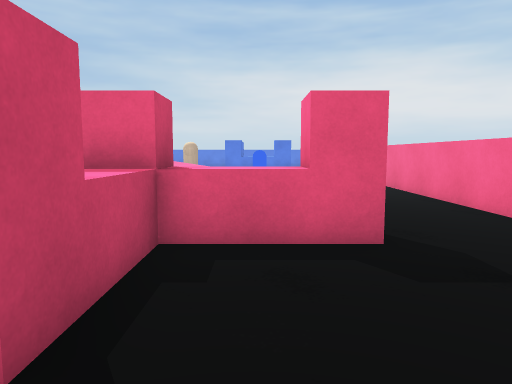
view 1 (above)

20 first-person views from a walk through a scene from a Unity 3-D project. The camera is 1.2 m above the floor, tilts 6° down and sees 70° across. The floor is counted in squares, 1 m on a side. Each view is taken from the middle of a square. On the plan, view 1 faces up. The plan holds only what a view shows up to about 15 squares ahead; the rest is blank. The player is left out.

view 2
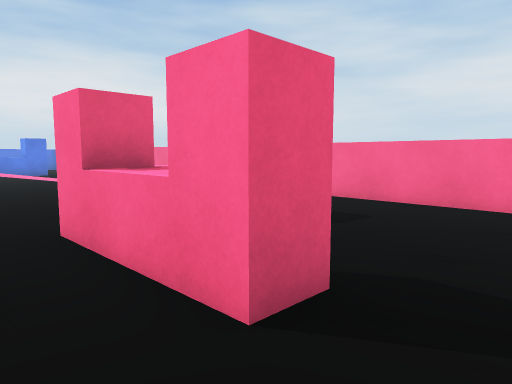

view 3
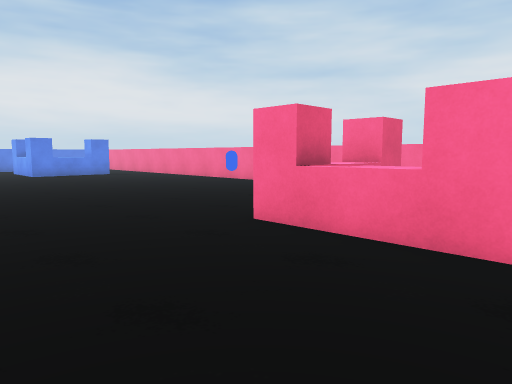

view 4
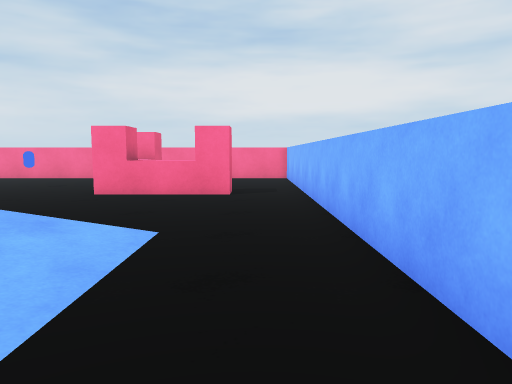

view 5
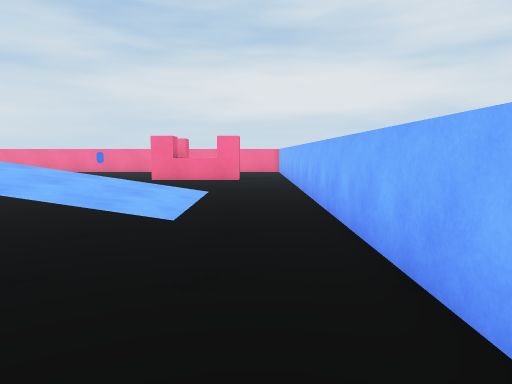

view 6
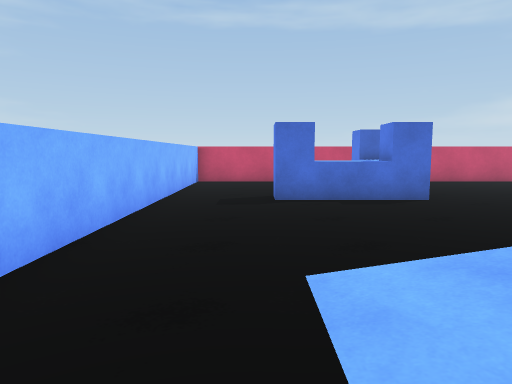

view 7
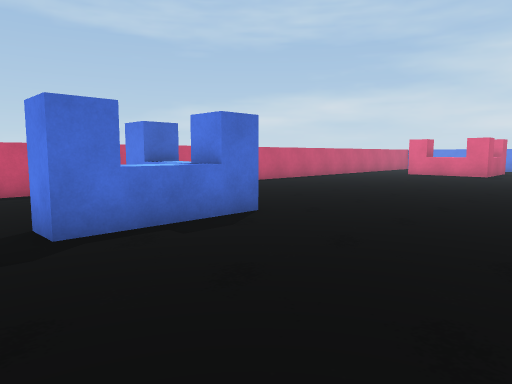

view 8
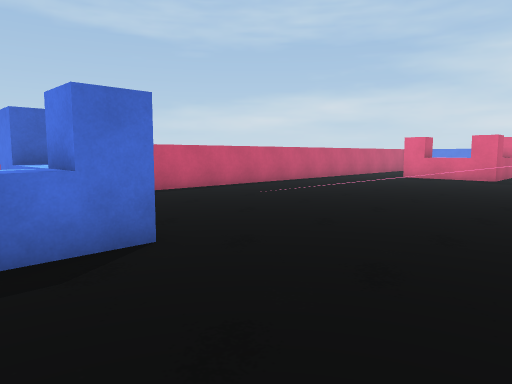

view 9
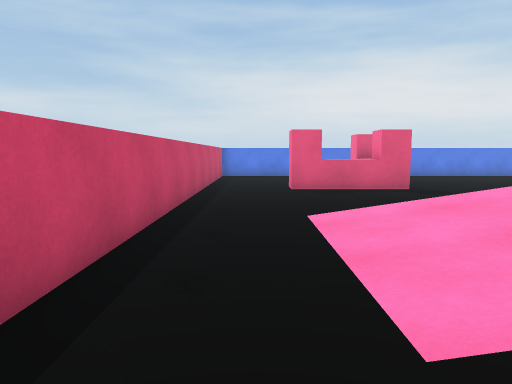

view 10
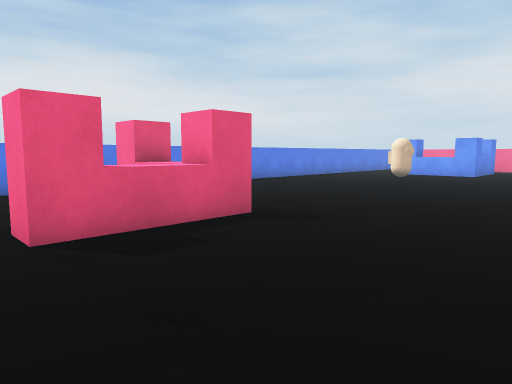

view 11
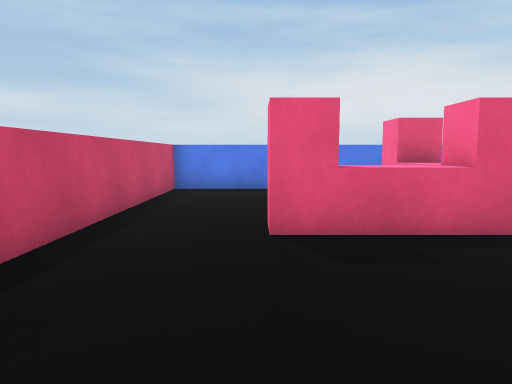

view 12
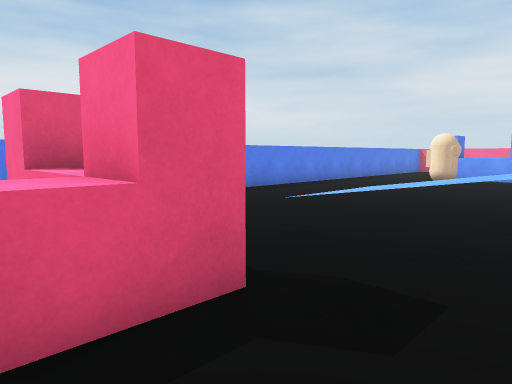

view 13
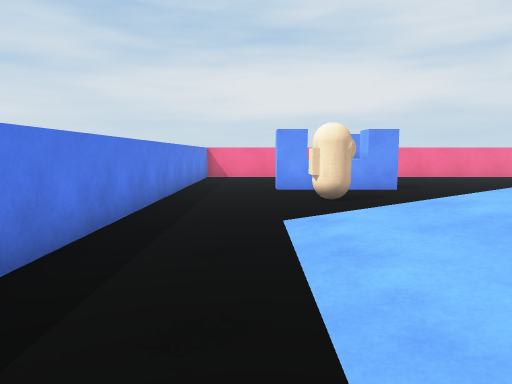

view 14
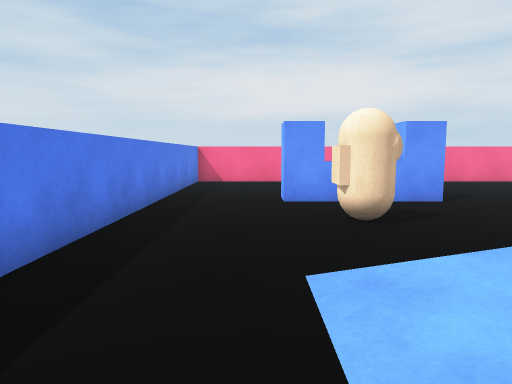

view 15
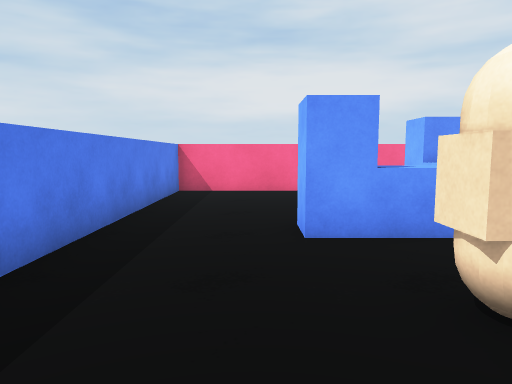

view 16
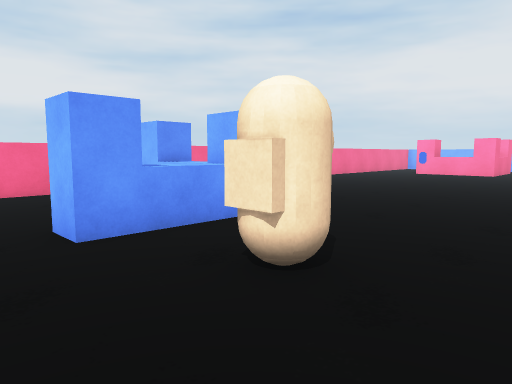

view 17
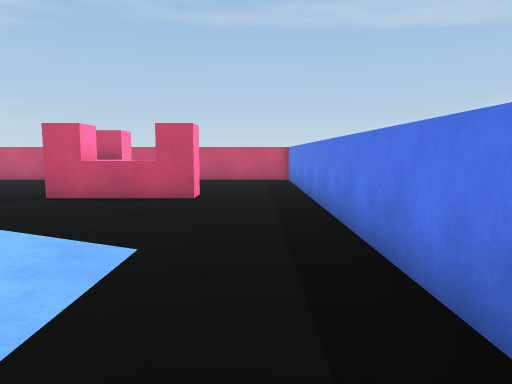

view 18
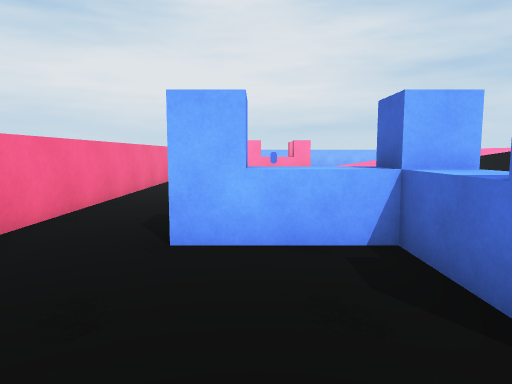

view 19
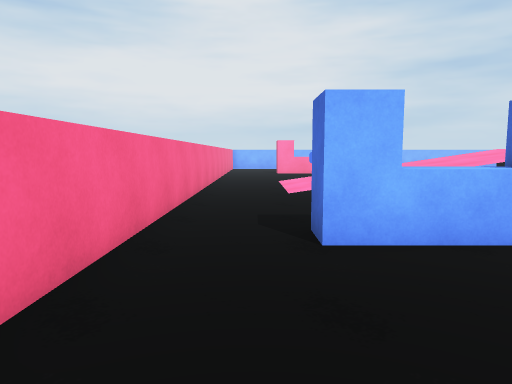

view 20
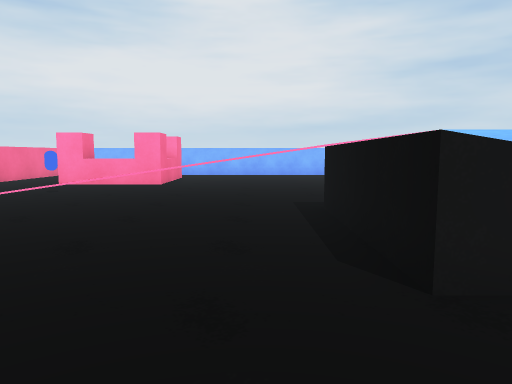

### Floor plan
Key: @ floor where view 1 was taken; # wall or solid block; . main floor; : floor 1.25 m higher than the main floor; + floor 1.5 m higher than the main floor; / step, stairs or slope; = window, fence, low wall or low ledge; O other object.
Columns run from 25 left of view 1 to 5 right of it. Each row starts with its distance up from view 1.
 30 ###############################
 29 #.............................#
 28 #.............................#
 27 #.............................#
 26 #.....OO...............OO.....#
 25 #.... OO...../////..OO.OO.....#
 24 #...  OO...../////.....OO.....#
 23 #..OOOOO...../////.....OOOOO..#
 22 #...OOOO.....//// ......O OO..#
 21 #............     ............#
 20 #............     ............#
 19 #............       ..........#
 18 #..........      /............#
 17 #...//////       +.////////...#
 16 #...////          :////////...#
 15 #...////          :////////...#
 14 #...////          :////////...#
 13 #...////          :////////...#
 12 #...///=               =///...#
 11 #..........       ............#
 10 #..........       ............#
  9 # ..........     /.......O....#
  8 #  .........    //............#
  7 #    .......  ////............#
  6    OOOO..... /////.....OOOO...#
  5       O....../////.....OOOOO..#
  4 #.    O....../////.....OO.....#
  3 #.....O................OO.....#
  2  ......................OO.....#
  1  .............................
  0  ........................@..
 -1  ###########################

Positions as (right, up) in squares from view 1, and headings:
1: (0, 0), facing up
2: (-4, 0), facing up-right
3: (-7, 1), facing up-right
4: (-13, 1), facing right
5: (-19, 1), facing right
6: (-9, 2), facing left
7: (-13, 1), facing up-left
8: (-14, 4), facing up-left
9: (-23, 10), facing up
10: (-23, 17), facing up-right
11: (-22, 17), facing up
12: (-20, 20), facing up-right
13: (-14, 27), facing right
14: (-11, 27), facing right
15: (-7, 27), facing right
16: (-7, 28), facing down-right
17: (-8, 28), facing left
18: (1, 28), facing down
19: (3, 28), facing down
20: (-6, 20), facing down
